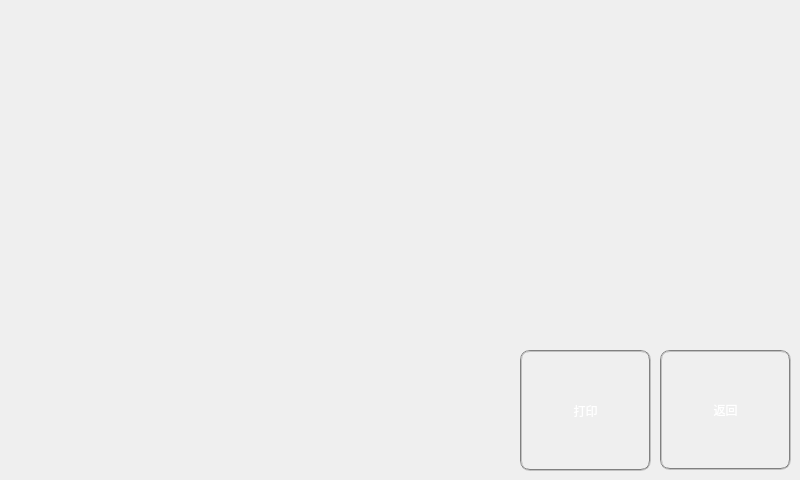
   <widget class="QWidget" name="page_10">
    <widget class="QLabel" name="label_27">
     <property name="geometry">
      <rect>
       <x>100</x>
       <y>20</y>
       <width>400</width>
       <height>400</height>
      </rect>
     </property>
     <property name="styleSheet">
      <string notr="true">font: 75 italic 36pt &quot;Ubuntu&quot;;
color: rgb(85, 170, 0);</string>
     </property>
     <property name="text">
      <string/>
     </property>
     <property name="alignment">
      <set>Qt::AlignCenter</set>
     </property>
    </widget>
    <widget class="QPushButton" name="pushButton_30">
     <property name="geometry">
      <rect>
       <x>660</x>
       <y>350</y>
       <width>131</width>
       <height>120</height>
      </rect>
     </property>
     <property name="styleSheet">
      <string notr="true">background-image: url(:/other/other/67.bmp);
color: rgb(255, 255, 255);
font: 16pt &quot;Sans Serif&quot;;
border-radius: 10px;  
border: 2px groove gray;</string>
     </property>
     <property name="text">
      <string>返回</string>
     </property>
    </widget>
    <widget class="QPushButton" name="pushButton_36">
     <property name="geometry">
      <rect>
       <x>520</x>
       <y>350</y>
       <width>131</width>
       <height>121</height>
      </rect>
     </property>
     <property name="styleSheet">
      <string notr="true">background-image: url(:/other/other/67.bmp);
color: rgb(0, 170, 127);
color: rgb(255, 255, 255);
font: 16pt &quot;Sans Serif&quot;;
border-radius: 10px;  
border: 2px groove gray;</string>
     </property>
     <property name="text">
      <string>打印</string>
     </property>
    </widget>
   </widget>
